Frame 1 (no input): blank canvas, image omitted
Frame 60 (no input): blank canvas, image omitted
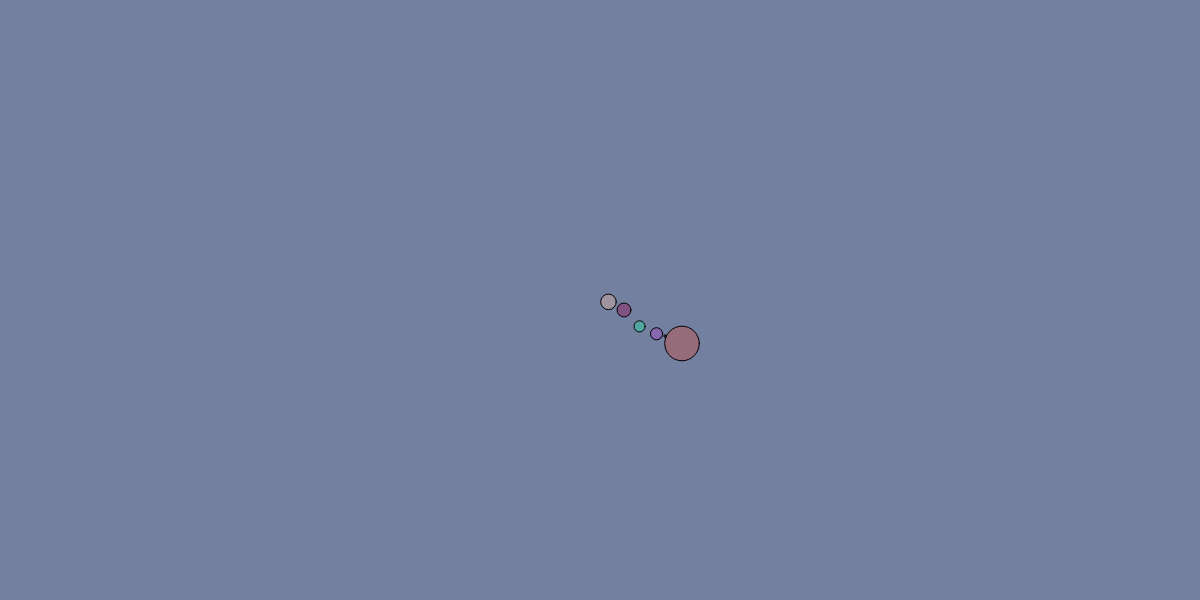
Frame 120 (the mouse pressed at the canvas centre since frame 60)

The p5.js sketch whose frames 1 and 60 were blank and that drew this single picture after the mouse press (run headless with seeded random() and noise() and a simulated clock; from frame 60 on, the mouse is pressed at the canvas centre):

// p5.js sketch
// ── sketch.js

function setup() {
  createCanvas(1200, 600);
  balls = []
}

function draw() {
  numBalls = balls.length;
  
  
  var totalRed = 0
  var totalBlue = 0
  var totalGreen = 0
  for (var ballNum = 0; ballNum < balls.length; ballNum++) {
    totalRed = totalRed + balls[ballNum].red
    totalBlue = totalBlue + balls[ballNum].blue
    totalGreen = totalGreen + balls[ballNum].green
   
  }
  
  background(Math.floor(255-totalRed/numBalls), Math.floor(255-totalBlue/numBalls), Math.floor(255-totalGreen/numBalls));
  
  for (var ballNum = 0; ballNum < balls.length; ballNum++) {
    balls[ballNum].display();
    balls[ballNum].checkForHitWall();
    balls[ballNum].moveBall();
  }
  
  

  if (mouseIsPressed) {
    var gravBall = new Ball();
    gravBall.ballX = mouseX;
    gravBall.ballY = mouseY;
    for (var ballNum = 0; ballNum < balls.length; ballNum++) {
      if (collisionDetected(gravBall, balls[ballNum])) {
        return
      }
    }
    
    
    balls.push(gravBall);
  }
}



function collisionDetected (ball1, ball2){
  let radius1 = ball1.size / 2;
  let radius2 = ball2.size / 2;
  
  if (ball1.ballX - radius1 < 0) {
    return true;
  }
  if (ball1.ballX + radius1 > 1200) {
    return true;
  }
  if (ball1.ballY - radius1 < 0) {
    return true;
  }
  if (ball1.ballY + radius1 > 600) {
    return true;
  }
  const distance = Math.sqrt(Math.pow(ball2.ballX - ball1.ballX, 2) + Math.pow(ball2.ballY - ball1.ballY, 2));
  return distance < radius1 + radius2;
}


class Ball {
  
  constructor() {
    // initial position
    this.ballX = random(100, width)
    this.ballY = random(100, height)
    
    // Dictates velocity + direction
    
    
    
     
    
    this.speedY = random()
    this.speedX = sqrt(1-(this.speedY)^2)
    
    this.size = random(100);
    
    // How transparent the ball is
    this.alpha = 100
    
    // RGB values for color
    this.red   = random(255);
    this.green = random(255);
    this.blue  = random(255);
    
    
    this.red   = this.red + balls.length;
    if (this.red > 255) {
      this.red = 255
    }
    this.green = this.green - balls.length;
    if (this.green < 0) {
      this.green = 0
    }
    this.blue = this.blue - balls.length;
    if (this.blue < 0) {
      this.blue = 0
    }
    
    if (random(50) == 1) {
      this.red = 0
      this.green = 255
      this.blue = 255
    }
    
    
  }
  
  display() {
    fill(this.red, this.green, this.blue, this.alpha);
    ellipse(this.ballX, this.ballY, this.size);
  }
  
  checkForHitWall() {
  
    let radius = this.size / 2;
    if ((this.ballY+radius) > height || (this.ballY-radius) < 0) {
  	  this.speedY = -this.speedY;  
  	}
    if ((this.ballX+radius) > width  || (this.ballX-radius) < 0) {
      this.speedX = -this.speedX;  
    }
  }
  
  moveBall() {
    this.ballX += this.speedX;
  	this.ballY += this.speedY;
  }
  
}
